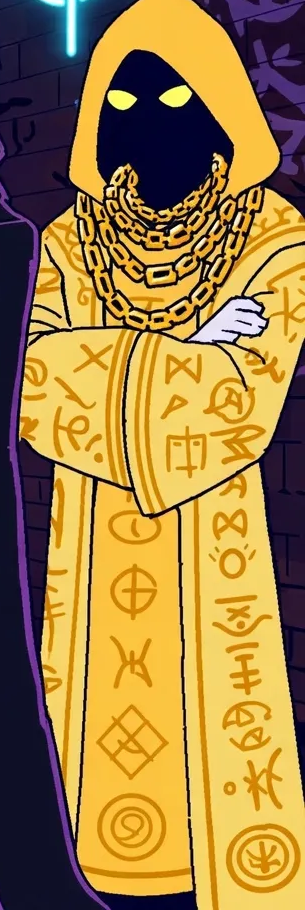
#> input picture tools/puppet/wizard-rig-proof/cipher/cipher_crop_source.png, 305 x 910 px, found by its file name
$ python extract_parts.py
#> lines starting #> are read from the running program, lines starting #| are printed output that depends on the picture; after the words box and inside, x2 and y2 are one past the last pixel; in counts of white or black regions, pixels touching at a corner belong together
#!/usr/bin/env python3
"""Worker C Wave 6 — Cipher part extraction, step 1: cleanup + base isolation.

Source: trippedd-studio/assets/wizard-gang-style-refs/cartoonier/
        "SWMG group - cartoon 2.webp" -> cipher_crop_source.png (305x910),
        Cipher = yellow-robed figure, 8th from left (canon: yellow robe,
        darker-gold runes, black void face, yellow eye glints, heavy gold
        chains, white glove, crossed arms).

Method: programmatic HSV color segmentation + Telea inpainting of the thin
Sombra neighbor sliver (black robe + purple trim, left edge). Follows the
Wave-4/5/6 recipe.

Cipher-specific: the robe yellow (H~21) and the chain gold are NOT
color-separable (measured: chain-band gold med H=20 vs robe H=21). The
accessory cut therefore uses black-outline proximity (cut_parts.py); if the
chains fragment, they stay on the torso (documented fallback, same
precedent as Onyx's staff-on-torso).
"""
import cv2
import numpy as np
from PIL import Image
import os

OUT = "/home/hatch/workspace/god-molecule-studio/tools/puppet/wizard-rig-proof/cipher"
SRC = os.path.join(OUT, "cipher_crop_source.png")   # 305x910
PARTS = os.path.join(OUT, "parts")
os.makedirs(PARTS, exist_ok=True)

img = cv2.imread(SRC)                      # BGR, 305x910
#> img is the input picture: shape (910, 305, 3); mean B, G, R 67.7, 128.1, 160.6
H, W = img.shape[:2]
#> H = 910; W = 305
assert (W, H) == (305, 910), (W, H)
hsv = cv2.cvtColor(img, cv2.COLOR_BGR2HSV)
#> hsv: shape (910, 305, 3); mean H, S, V 54.2, 178.1, 169.5

# ---- 1. neighbor removal (thin slivers only)
# Sombra (left): black robe + purple trim at x<18
black = cv2.inRange(hsv, np.array([0, 0, 5]), np.array([180, 255, 70]))
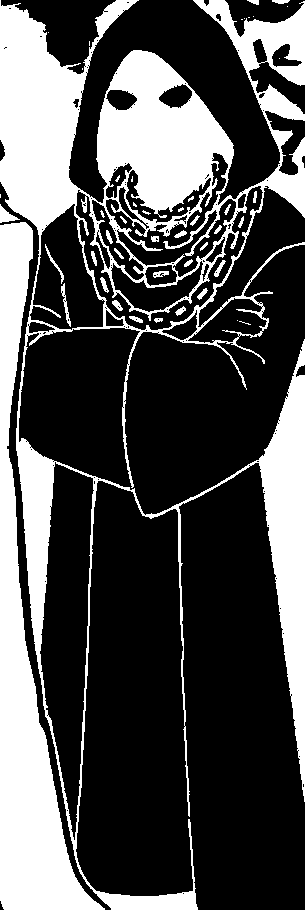
#> black: shape (910, 305); 30.8% white; 47 white regions (19 under 20 px), largest, box (x1, y1, x2, y2) and area: (0, 0, 305, 910) 61371, (0, 222, 105, 910) 22595, (0, 204, 20, 223) 167
ptrim = cv2.inRange(hsv, np.array([110, 50, 25]), np.array([150, 255, 160]))
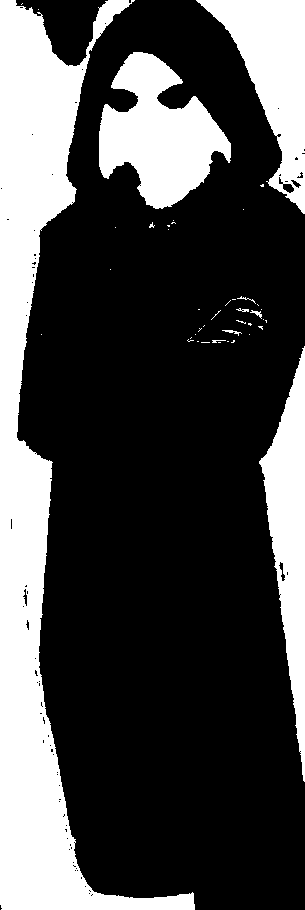
#> ptrim: shape (910, 305); 28.7% white; 43 white regions (34 under 20 px), largest, box (x1, y1, x2, y2) and area: (0, 0, 195, 910) 48293, (99, 52, 231, 209) 11706, (196, 0, 305, 214) 10006
neighbor = np.zeros((H, W), np.uint8)
neighbor[:, :20] = cv2.bitwise_or(neighbor[:, :20], (black | ptrim)[:, :20])
#> neighbor: shape (910, 305); 6.5% white; 1 white region, box (x1, y1, x2, y2) and area: (0, 0, 20, 910) 18152
neighbor[0:910, :10] = 255
#> neighbor: shape (910, 305); 6.5% white; 1 white region, box (x1, y1, x2, y2) and area: (0, 0, 20, 910) 18159
neighbor = cv2.dilate(neighbor, np.ones((5, 5), np.uint8))
#> neighbor: shape (910, 305); 7.2% white; 1 white region, box (x1, y1, x2, y2) and area: (0, 0, 22, 910) 19997
clean = cv2.inpaint(img, neighbor, 5, cv2.INPAINT_TELEA)
hsv = cv2.cvtColor(clean, cv2.COLOR_BGR2HSV)
#> hsv: shape (910, 305, 3); mean H, S, V 54, 177.4, 171

# ---- 2. figure mask from Cipher color families
# robe yellow: sampled H=20-21 S=172-255 V=197-252
robe = cv2.inRange(hsv, np.array([15, 110, 130]), np.array([28, 255, 255]))
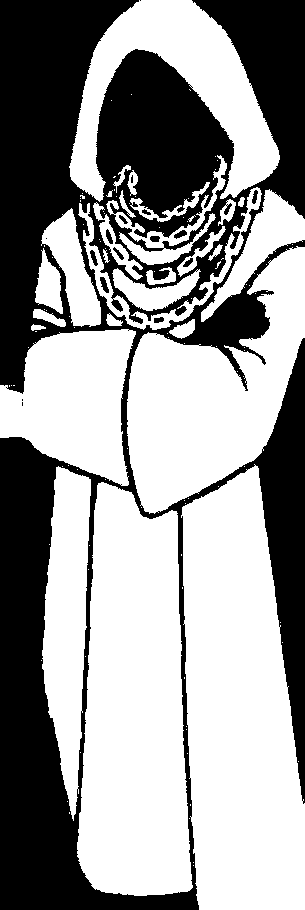
#> robe: shape (910, 305); 59.7% white; 17 black regions (5 under 20 px), largest, box (x1, y1, x2, y2) and area: (0, 0, 305, 910) 111263, (100, 277, 109, 293) 80, (174, 230, 187, 239) 65
# gloves: white, arm band only
glove_roi = np.zeros((H, W), np.uint8); glove_roi[250:380, 150:305] = 255
glove = cv2.bitwise_and(
    cv2.inRange(hsv, np.array([0, 0, 175]), np.array([180, 90, 255])), glove_roi)
#> glove: shape (910, 305); 0.8% white; 90 white regions (79 under 20 px), largest, box (x1, y1, x2, y2) and area: (189, 299, 266, 342) 1657, (208, 259, 218, 279) 36, (169, 300, 186, 311) 36
# face void: dark blue, head ROI; keep only the component containing the
# face centre (alley background is equally dark)
face_roi = np.zeros((H, W), np.uint8); face_roi[55:215, 95:210] = 255
face_candidates = cv2.bitwise_and(
    cv2.inRange(hsv, np.array([100, 130, 8]), np.array([135, 255, 70])), face_roi)
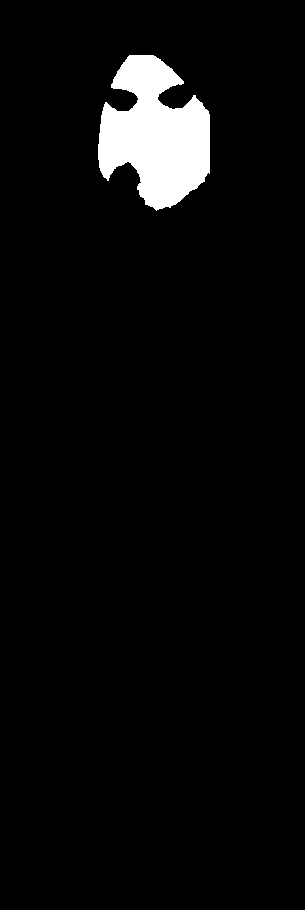
#> face_candidates: shape (910, 305); 4.1% white; 1 white region, box (x1, y1, x2, y2) and area: (98, 55, 210, 211) 11306
nfc, flab, _, fcent = cv2.connectedComponentsWithStats(face_candidates, 8)
#> nfc = 2; fcent = [[151.9, 468.1], [155.2, 134.3]]
face = np.zeros((H, W), np.uint8)
best, bestd = -1, 1e9
for i in range(1, nfc):
    d = abs(fcent[i][0] - 152) + abs(fcent[i][1] - 135)
    if d < bestd:
        bestd, best = d, i
#> this loop made 1 pass
#> (d, bestd, best) on pass 1: (3.92, 3.92, 1)
#> after the loop, best = 1; bestd = 3.92
if best > 0:
    face = (flab == best).astype(np.uint8) * 255
    face = cv2.dilate(face, np.ones((5, 5), np.uint8))
#> face: shape (910, 305); 4.6% white; 1 white region, box (x1, y1, x2, y2) and area: (96, 53, 212, 213) 12787
    face = cv2.bitwise_and(face, face_roi)
#> face: shape (910, 305); 4.5% white; 1 white region, box (x1, y1, x2, y2) and area: (96, 55, 210, 213) 12595
# glints: bright yellow. Tight ROIs measured from the zoomed source:
# left glint ~(110-140, 90-118), right glint ~(150-182, 88-115).
glintL_roi = np.zeros((H, W), np.uint8); glintL_roi[88:120, 108:142] = 255
glintR_roi = np.zeros((H, W), np.uint8); glintR_roi[86:118, 148:184] = 255
glints = cv2.bitwise_or(
    cv2.bitwise_and(cv2.inRange(hsv, np.array([20, 100, 180]), np.array([38, 255, 255])), glintL_roi),
    cv2.bitwise_and(cv2.inRange(hsv, np.array([20, 100, 180]), np.array([38, 255, 255])), glintR_roi))
#> glints: shape (910, 305); 0.23% white; 2 white regions, box (x1, y1, x2, y2) and area: (109, 91, 135, 109) 328, (162, 87, 184, 106) 310

fig = robe | glove | face | glints
#> fig: shape (910, 305); 65.2% white; 56 black regions (35 under 20 px), largest, box (x1, y1, x2, y2) and area: (0, 0, 305, 910) 95266, (184, 82, 197, 102) 117, (127, 49, 158, 55) 115
fig = cv2.morphologyEx(fig, cv2.MORPH_CLOSE, np.ones((7, 7), np.uint8))
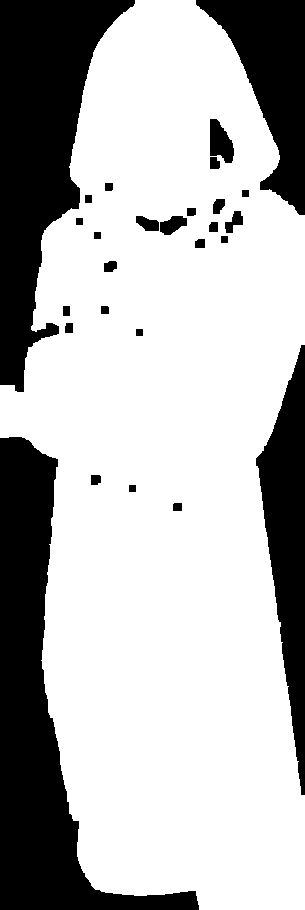
#> fig: shape (910, 305); 71.5% white; 27 black regions, largest, box (x1, y1, x2, y2) and area: (0, 437, 199, 910) 28900, (0, 0, 135, 392) 25127, (256, 345, 305, 795) 11239
fig = cv2.morphologyEx(fig, cv2.MORPH_OPEN, np.ones((5, 5), np.uint8))
#> fig: shape (910, 305); 71.5% white; 23 black regions, largest, box (x1, y1, x2, y2) and area: (0, 437, 199, 910) 28909, (0, 0, 135, 392) 25136, (256, 345, 305, 795) 11242
n, lab, stats, _ = cv2.connectedComponentsWithStats(fig, 8)
#> n = 2; stats = [[0, 0, 305, 910, 79181], [0, 0, 305, 910, 198369]]
keep = np.zeros((H, W), np.uint8)
for i in range(1, n):
    if stats[i, cv2.CC_STAT_AREA] > 1000:
        keep[lab == i] = 255
fig = keep
fig = cv2.morphologyEx(fig, cv2.MORPH_CLOSE, np.ones((9, 9), np.uint8))
#> fig: shape (910, 305); 72.1% white; 9 black regions, largest, box (x1, y1, x2, y2) and area: (0, 437, 199, 910) 28877, (0, 0, 134, 391) 24917, (257, 348, 305, 786) 11179
fig = cv2.dilate(fig, np.ones((3, 3), np.uint8), iterations=1)
#> fig: shape (910, 305); 73% white; 9 black regions, largest, box (x1, y1, x2, y2) and area: (0, 438, 198, 910) 28165, (0, 0, 133, 390) 24347, (258, 349, 305, 785) 10647

rgba = cv2.cvtColor(clean, cv2.COLOR_BGR2BGRA)
rgba[:, :, 3] = fig
Image.fromarray(cv2.cvtColor(rgba, cv2.COLOR_BGRA2RGBA)).save(os.path.join(PARTS, "00_base_full_figure.png"))
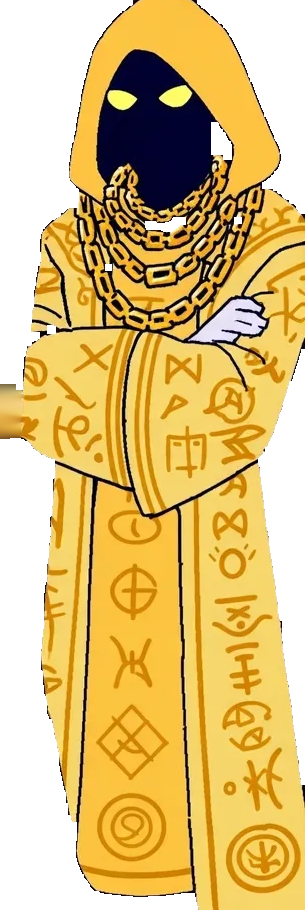
#> saved as 00_base_full_figure.png: PIL image 305x910 RGBA; mean R, G, B, A 162.2, 129.2, 68.6, 186.2; transparent parts drawn white
print("base saved; figure px:", int((fig > 0).sum()))
#| base saved; figure px: 202684
np.save(os.path.join(PARTS, "_figmask.npy"), fig)
np.save(os.path.join(PARTS, "_clean_bgr.npy"), clean)
dbg = clean.copy()
red = np.zeros_like(clean); red[:, :] = (0, 0, 255)
dbg = cv2.addWeighted(clean, 0.45, red, 0.55, 0)
dbg[fig == 0] = clean[fig == 0]
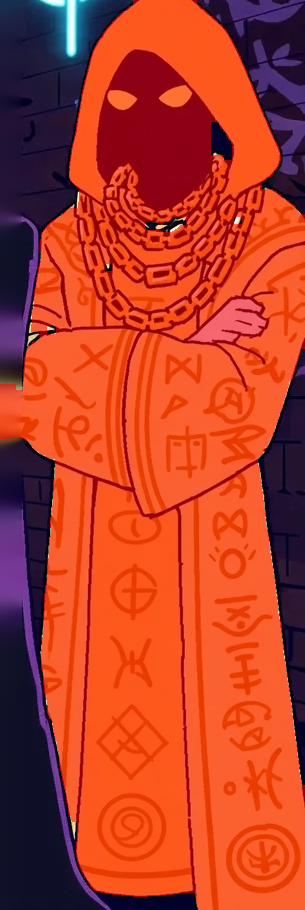
#> dbg: shape (910, 305, 3); mean B, G, R 40, 62.1, 180.9
Image.fromarray(cv2.cvtColor(dbg, cv2.COLOR_BGR2RGB)).save(os.path.join(PARTS, "_debug_figmask.png"))
print("debug overlay saved")
